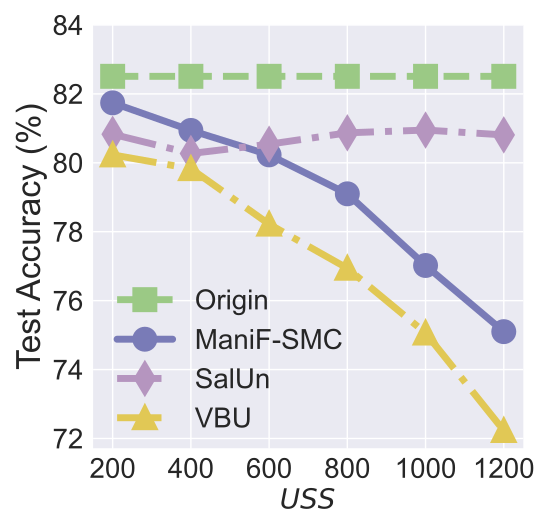

Here is the Python script that generated this plot:


import numpy as np
import matplotlib.pyplot as plt

epsilon = 3
beta = 1 / epsilon


x=[1, 2, 3, 4, 5, 6]
# validation_for_plt =[97,95.8600, 94.9400, 93.5400, 93.2400]
# attack_for_plt=[0, 0.3524, 0, 0.1762, 0.1762]
# basic_for_plt=[99.8, 99.8, 99.8, 99.8, 99.8]

labels = ['200', '400', '600', '800', '1000', '1200']
# unl_org = [97.77, 97.55, 97.35, 97.29, 97.21, 97.21]

# unl_hess_r = [96.6, 96.66, 96.04, 95.94, 95.85, 97.21]
OUL = [0.8174, 0.8094, 0.8023, 0.7910, 0.7702, 0.7510]

org_acc = [0.8251, 0.8251, 0.8251, 0.8251, 0.8251, 0.8251]

salun_acc = [0.8083, 0.8027,  0.8054, 0.8087, 0.8095, 0.8081]
# unl_ss_wo = [94.32, 94.53, 94.78, 93.38, 94.04, 97.21]
vbu_ldp_acc = [0.8023, 0.7983, 0.7822, 0.7694, 0.7506, 0.7223]

for i in range(len(OUL)):
    OUL[i] = OUL[i]*100
    org_acc[i] = org_acc[i]*100
    salun_acc[i] = salun_acc[i]*100
    vbu_ldp_acc[i] = vbu_ldp_acc[i] * 100

plt.style.use('seaborn')
plt.figure(figsize=(5.5, 5.3))
l_w=5
m_s=15
marker_s = 3
markevery=1
#plt.figure(figsize=(8, 5.3))
#plt.plot(x, unl_fr, color='blue', marker='^', label='Retrain',linewidth=l_w, markersize=m_s)

#plt.plot(x, unl_ss_w, color='g',  marker='*',  label='PriMU$_{w}$',linewidth=l_w, markersize=m_s)
plt.plot(x, org_acc, linestyle='--', color='#9BC985',  marker='s', fillstyle='full', markevery=markevery,
         label='Origin',linewidth=l_w, markersize=m_s, markeredgewidth=marker_s)


plt.plot(x, OUL, linestyle='-', color='#797BB7', marker='o', fillstyle='full', markevery=markevery,
         label='ManiF-SMC', linewidth=l_w, markersize=m_s, markeredgewidth=marker_s)


plt.plot(x, salun_acc, linestyle='-.', color='#B595BF',  marker='d', fillstyle='full', markevery=markevery, label='SalUn',linewidth=l_w, markersize=m_s, markeredgewidth=marker_s)

plt.plot(x, vbu_ldp_acc, linestyle='-.', color='#E1C855',  marker='^', fillstyle='full', markevery=markevery,
         label='VBU',linewidth=l_w, markersize=m_s, markeredgewidth=marker_s)


# plt.grid()
leg = plt.legend(fancybox=True, shadow=True)
# plt.xlabel('Malicious Client Ratio (%)' ,fontsize=16)
plt.ylabel('Test Accuracy (%)' ,fontsize=24)
my_y_ticks = np.arange(72.0, 85.0, 2)
plt.yticks(my_y_ticks,fontsize=20)
plt.xlabel('$\it USS$' ,fontsize=20)

plt.xticks(x, labels, fontsize=20)
# plt.title('CIFAR10 IID')

# plt.annotate(r"1e0", xy=(0.1, 1.01), xycoords='axes fraction', xytext=(-10, 10), textcoords='offset points', ha='right', va='center', fontsize=15)


# plt.title('(c) Utility Preservation', fontsize=24)
plt.legend(loc=(0.03, 0.01),fontsize=20)
plt.tight_layout()
#plt.title("MNIST")
plt.rcParams['figure.figsize'] = (2.0, 1)
plt.rcParams['image.interpolation'] = 'nearest'
plt.rcParams['figure.subplot.left'] = 0.11
plt.rcParams['figure.subplot.bottom'] = 0.08
plt.rcParams['figure.subplot.right'] = 0.977
plt.rcParams['figure.subplot.top'] = 0.969
plt.savefig('CIFAR10_model_TA_uss.pdf', format='pdf', dpi=200)
plt.show()
